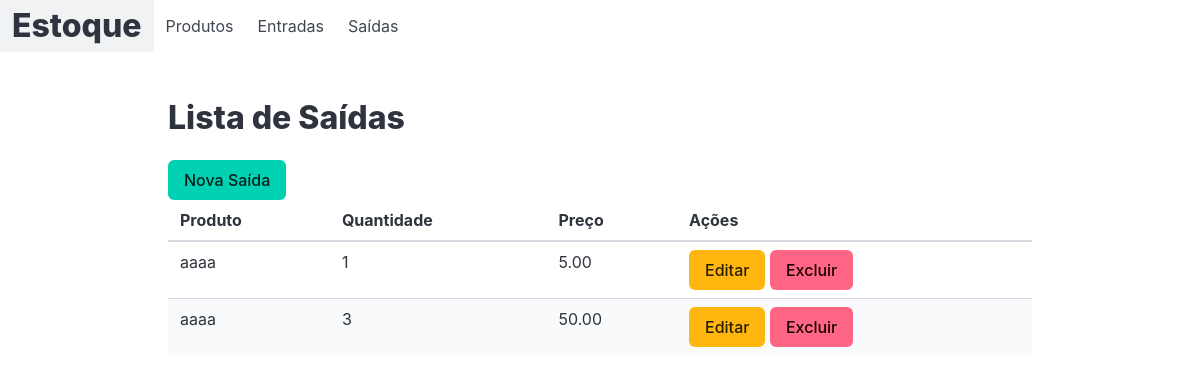
The page /saida/list_saida/ on the database as committed earlier.
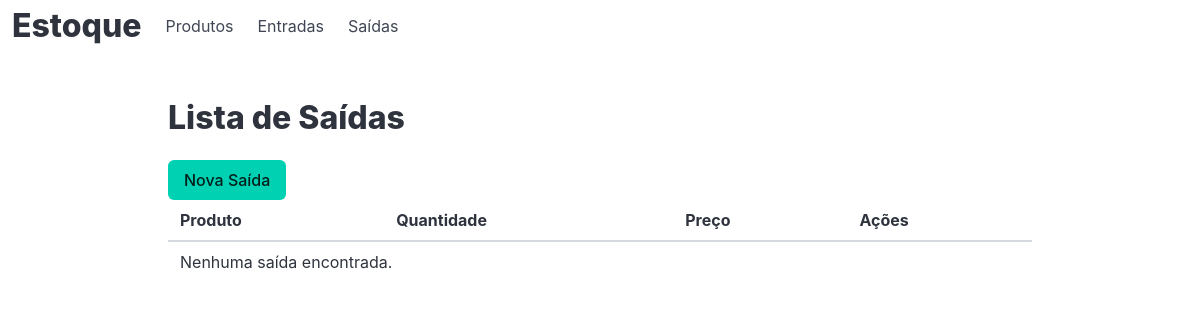
The same page on the database as committed later.
### saida/models.py (models this page shows)
class Saidas(models.Model):
    produto = models.ForeignKey(Produtos, on_delete=models.CASCADE, verbose_name='Produto')
    quantidade = models.IntegerField()
    preco = models.DecimalField(max_digits=8, decimal_places=2)
    criado = models.DateTimeField(auto_now_add=True)
    modificado = models.DateTimeField(auto_now=True)

### produto/models.py (models this page shows, shortened)
class Produtos(models.Model):
    produto = models.CharField('Produto', max_length=200)
    cor = models.ForeignKey(Cores, on_delete=models.PROTECT,verbose_name='Cor')
    descricao = models.TextField('Descrição', blank=True)
    preco = models.DecimalField('Preço', decimal_places=2,max_digits=8, default=0)
    quantidade = models.IntegerField('Quantidade', default=0)
    criado = models.DateTimeField('Criado em',auto_now_add=True)
    modificado = models.DateTimeField('Modificado em',auto_now=True)
    def __str__(self):
        return self.produto
    class Meta:
        verbose_name = 'Produto'
        verbose_name_plural = 'Produtos'
        ordering = ['-produto']

### saida/views.py (the view)
# urls.py: path('list_saida/', list_saida, name='list_saida'),
def list_saida(request):
    saidas = Saidas.objects.all()
    template_name = 'list_saida.html'
    context = {'saidas': saidas}
    return render(request, template_name, context)

### saida/templates/list_saida.html (shortened to what this page needs)
{% extends 'base.html' %}
{% block product %}
<section class="section">
    <div class="container">
        <h1 class="title">Lista de Saídas</h1>
        <a class="button is-primary" href="{% url 'saida:new_saida' %}">Nova Saída</a>
        <table class="table is-striped is-fullwidth">
            <thead>
                <tr>
                    <th>Produto</th>
                    <th>Quantidade</th>
                    <th>Preço</th>
                    <th>Ações</th>
                </tr>
            </thead>
            <tbody>
                {% for saida in saidas %}
                <tr>
                    <td>{{ saida.produto }}</td>
                    <td>{{ saida.quantidade }}</td>
                    <td>{{ saida.preco }}</td>
                    <td>
                        <a class="button is-warning" href="{% url 'saida:update_saida' saida.pk %}">Editar</a>
                        <form action="{% url 'saida:delete_saida' saida.pk %}" method="POST" style="display:inline;">
                            <button class="button is-danger" type="submit">Excluir</button>
                        </form>
                    </td>
                </tr>
                {% empty %}
                <tr>
                    <td colspan="4">Nenhuma saída encontrada.</td>
                </tr>
                {% endfor %}
            </tbody>
        </table>
    </div>
</section>
{% endblock %}

Rows that differ between the two databases and show on the page:
removed Saidas: produto "aaaa", quantidade "1", preco "5.00"
removed Saidas: produto "aaaa", quantidade "3", preco "50.00"
Other text that changed with them:
text now shown: "Nenhuma saída encontrada."
